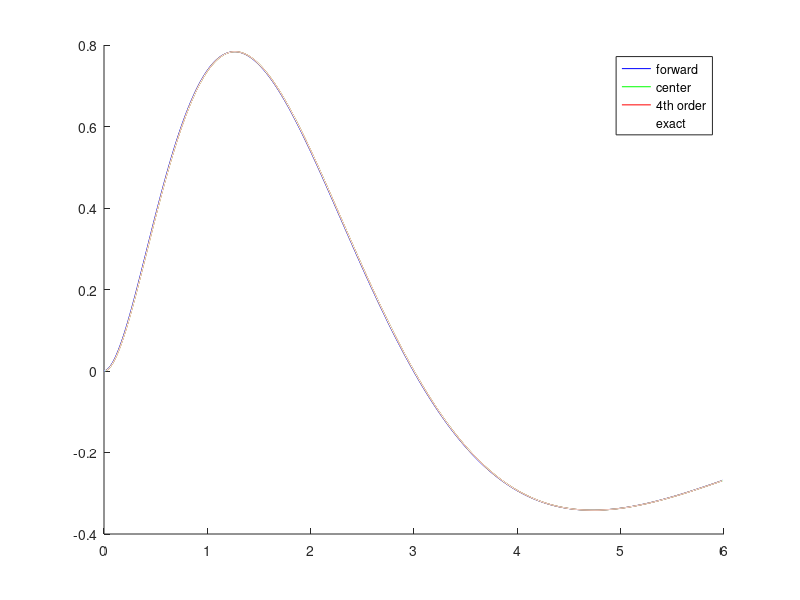

MATLAB code for this plot: (Note: this script raises an error after producing the figure.)
%question 1

h=0.01
x=0:h:6

f = @(x) (x.^3).*exp(-x)
fx = f(x)


fwdDiff = (fx(2:end)-fx(1:end-1))/h
fwdDiffx = x(1:end-1)
centDiff = (fx(3:end)-fx(1:end-2))/(2*h)
centDiffx = x(2:end-1)


h4Diff = (-fx(5:end)+8*fx(4:end-1)-8*fx(2:end-3)+fx(1:end-4))/(12*h)
h4Diffx = (x(3:end-2))

actDiff = @(x)(3*x.^2).*exp(-x)+(x.^3).*-exp(-x)
actDiffy = actDiff(x)
figure(1)
clf
hold on
plot(fwdDiffx,fwdDiff,'b')
plot(centDiffx,centDiff,'g')
plot(h4Diffx,h4Diff,'r')
plot(x,actDiffy,'w')
legend('forward','center','4th order','exact')


% question 5
f= @(x) log(x)
a = 1;
b = 4;
h = 0.5

%suminazation of simpsons rule()
% Make a vector of coef 1,4,2,4,2...4,1
x=a:h:b;
y=f(x);
N = length(x);
%lft hand rieman sum
left=um(y(1:end-1)*h)



% Simpson rule
coeffs = ones(1,N);
coeffs(2:2:length(coeffs)-1)=4;
coeffs(3:2:length(coeffs)-2)=2;
simp=h/3*sum(coeffs.*f(x))

%trapazoidal
coeffs = ones(1,N)
coeffs(2:end-1)=2
trap = h/2*sum(coeffs.*y)


figure(2)
clf
hold on
plot(x,y)
plot(x,y,'o')
